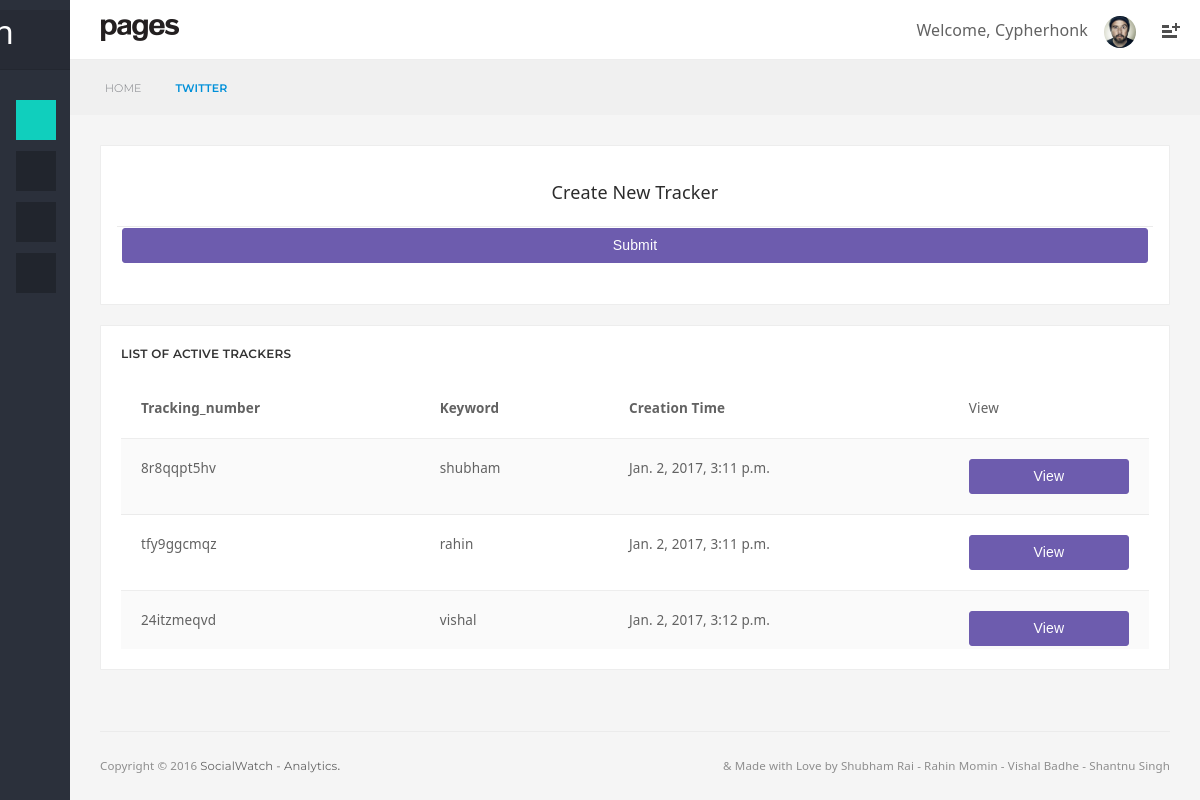
Screenshot of /twitter/ (signed in) with the database file from the repository.
### socialwatch/models.py (models this page shows, shortened)
class TwitterData(models.Model):
    tracker_user = models.ForeignKey(User, blank=True, default=1)
    keyword = models.CharField(max_length=20)
    timestamp = models.DateTimeField(auto_now=True)
    tracking_number = models.CharField(max_length=12, unique=True, blank=True)
    class Meta:
        unique_together = (("tracker_user", "keyword"),)
    objects = TwitterDataManager()
    def get_absolut_url(self):
        return reverse("tracker_details",kwargs={"tracking_num":self.tracking_number})

### socialwatch/views.py (the view)
# urls.py: url(r'^twitter/$', views.twitter, name='twitter_page'),
@login_required
def twitter(request):
    tracker_form = TrackerForm(request.POST or None)
    list_of_trackers = TwitterData.objects.all(request.user)
    count = list_of_trackers.count()
    error = False
    if tracker_form.is_valid():
        instance = tracker_form.save(commit=False)
        instance.tracker_user = request.user
        instance.timestamp = now()
        error = instance.save_clean(username=request.user)
    context = {
        'page_title': "Twitter",
        'tracker_form': tracker_form,
        'list_of_trackers': list_of_trackers,
        'count': count,
        'error': error,
    }
    return render(request, 'twitter.html', context)

### socialwatch/models.py (called while the page is built)
    def all(self, user):
        return super(TwitterDataManager, self).get_queryset().filter(tracker_user=user)

### templates/twitter.html (shortened to what this page needs)
{% extends 'base.html' %}
{% load crispy_forms_tags %}
{% load widget_tweaks %}
{% block content %}
    <div class="panel panel-default">
        <div class="panel-heading separator">
            <h4 class="semi-bold" style="text-align: center">Create New Tracker</h4>
        </div>
        <div class="panel-body">
            <div class="panel">
                <form method="post" action="">
                    <button class="btn btn-block btn-primary" type="submit" name="hashtag">Submit</button>
                </form>
            </div>
        </div>
    </div>
    <div class="panel panel-default">
        <div class="panel-heading">
            <div class="panel-title">List of Active Trackers</div>
        </div>
        <div class="panel-body scrollable">
            <div style="max-height:250px">
                {% if not list_of_trackers %}
                    <p><strong>No Trackers Found</strong></p>
                {% else %}
                    <table class="table table-striped" style="text-align: left;">
                    <tr>
                        <td><strong>Tracking_number</strong></td>
                        <td><strong>Keyword</strong></td>
                        <td><strong>Creation Time</strong></td>
                        <td>View</td>
                    </tr>
                    {% for tracker in list_of_trackers %}
                        <tr>
                            <td>{{ tracker.tracking_number }}</td>
                            <td>{{ tracker.keyword }}</td>
                            <td>{{ tracker.timestamp }}</td>
                            <td><a href="{{ tracker.get_absolut_url }}" class="btn btn-block btn-primary">View</a></td>
                        </tr>
                    {% endfor %}
                {% endif %}
                </table>
            </div>
        </div>
    </div>
{% endblock %}

### templates/base.html (shortened to what this page needs)
{% load staticfiles %}
<!DOCTYPE html>
<html>
  <head>
    <link href="{% static 'socialwatch/assets/plugins/pace/pace-theme-flash.css' %}" rel="stylesheet" type="text/css" />
    <link href="{% static 'socialwatch/assets/plugins/boostrapv3/css/bootstrap.min.css' %}" rel="stylesheet" type="text/css" />
    <link href="{% static 'socialwatch/assets/plugins/font-awesome/css/font-awesome.css' %}" rel="stylesheet" type="text/css" />
    <link href="{% static 'socialwatch/assets/plugins/jquery-scrollbar/jquery.scrollbar.css' %}" rel="stylesheet" type="text/css" media="screen" />
    <link href="{% static 'socialwatch/assets/plugins/bootstrap-select2/select2.css' %}" rel="stylesheet" type="text/css" media="screen" />
    <link href="{% static 'socialwatch/assets/plugins/switchery/css/switchery.min.css' %}" rel="stylesheet" type="text/css" media="screen" />
    <link href="{% static 'socialwatch/assets/plugins/nvd3/nv.d3.min.css' %}" rel="stylesheet" type="text/css" media="screen" />
    <link href="{% static 'socialwatch/assets/plugins/mapplic/css/mapplic.css' %}" rel="stylesheet" type="text/css" />
    <link href="{% static 'socialwatch/assets/plugins/rickshaw/rickshaw.min.css' %}" rel="stylesheet" type="text/css" />
    <link href="{% static 'socialwatch/assets/plugins/bootstrap-datepicker/css/datepicker3.css' %}" rel="stylesheet" type="text/css" media="screen">
    <link href="{% static 'socialwatch/assets/plugins/jquery-metrojs/MetroJs.css' %}" rel="stylesheet" type="text/css" media="screen" />
    <link href="{% static 'socialwatch/pages/css/pages-icons.css' %}" rel="stylesheet" type="text/css">
    <link class="main-stylesheet" href="{% static 'socialwatch/pages/css/pages.css' %}" rel="stylesheet" type="text/css" />
  </head>
  <body class="fixed-header dashboard">
    <nav class="page-sidebar" data-pages="sidebar">
      <div class="sidebar-header">
          <h1 class="text-white">Social Watch</h1>
      </div>
      <div class="sidebar-menu">
        <ul class="menu-items">
          <li class="m-t-30 ">
            <span class="bg-success icon-thumbnail"><i class="pg-home"></i></span>
          </li>
          <li class="">
            <span class="icon-thumbnail"><i class="fa fa-twitter-square"></i></span>
          </li>
          <li class="">
            <span class="icon-thumbnail"><i class="fa fa-facebook-square"></i></span>
          </li>
          <li class="">
            <span class="icon-thumbnail"><i class="pg-social"></i></span>
          </li>
        </ul>
      </div>
    </nav>
    <div class="page-container ">
      <div class="header ">
        <div class=" pull-left sm-table hidden-xs hidden-sm">
          <div class="header-inner">
            <div class="brand inline">
              <img src="{% static 'socialwatch/assets/img/logo.png' %}" alt="logo" data-src="{% static 'socialwatch/assets/img/logo.png' %}" data-src-retina="{% static 'socialwatch/assets/img/logo.png' %}" width="78" height="22">
            </div>
          </div>
        </div>
        <div class=" pull-right">
          <div class="header-inner">
            <a href="#" class="btn-link icon-set menu-hambuger-plus m-l-20 sm-no-margin hidden-sm hidden-xs" data-toggle="quickview" data-toggle-element="#quickview"></a>
          </div>
        </div>
        <div class=" pull-right">
          <div class="visible-lg visible-md m-t-10">
            <div class="pull-left p-r-10 p-t-10 fs-16 font-heading">
              <span class="semi-bold">Welcome, {{ request.user|title }}</span>
            </div>
            <div class="dropdown pull-right">
              <button class="profile-dropdown-toggle" type="button" data-toggle="dropdown" aria-haspopup="true" aria-expanded="false">
                <span class="thumbnail-wrapper d32 circular inline m-t-5">
                <img src="{% static 'socialwatch/assets/img/profiles/avatar.jpg' %}" alt="" data-src="{% static 'socialwatch/assets/img/profiles/avatar.jpg' %}" data-src-retina="{% static 'socialwatch/assets/img/profiles/avatar.jpg' %}" width="32" height="32">
            </span>
              </button>
            </div>
          </div>
        </div>
      </div>
      <div class="page-content-wrapper ">
        <div class="content ">
          <div class="jumbotron" data-pages="parallax">
            <div class="container-fluid container-fixed-lg sm-p-l-20 sm-p-r-20">
              <div class="inner">
                <ul class="breadcrumb">
                  <li>
                      <p><a href="{% url 'home' %}">Home</a></p>
                  </li>
                  <li><a href="#" class="active">{{ page_title }}</a>
                  </li>
                </ul>
              </div>
            </div>
          </div>
          <div class="container-fluid container-fixed-lg">
              {% block content %}
              {% endblock %}
          </div>
        </div>
        <div class="container-fluid container-fixed-lg footer">
          <div class="copyright sm-text-center">
            <p class="small no-margin pull-left sm-pull-reset">
              <span class="hint-text">Copyright &copy; 2016 </span>
              <span class="font-montserrat">SocialWatch - Analytics</span>.
            </p>
            <p class="small no-margin pull-right sm-pull-reset">
               <span class="hint-text">&amp; Made with Love by Shubham Rai - Rahin Momin - Vishal Badhe - Shantnu Singh</span>
            </p>
            <div class="clearfix"></div>
          </div>
        </div>
      </div>
    </div>
  </body>
</html>

### rows the page displays
TwitterData: tracking_number "8r8qqpt5hv", keyword "shubham", timestamp "Jan. 2, 2017, 3:11 p.m."
TwitterData: tracking_number "tfy9ggcmqz", keyword "rahin", timestamp "Jan. 2, 2017, 3:11 p.m."
TwitterData: tracking_number "24itzmeqvd", keyword "vishal", timestamp "Jan. 2, 2017, 3:12 p.m."

### other values shown
{{ request.user|title }} "Cypherhonk"
{{ page_title }} "TWITTER"
